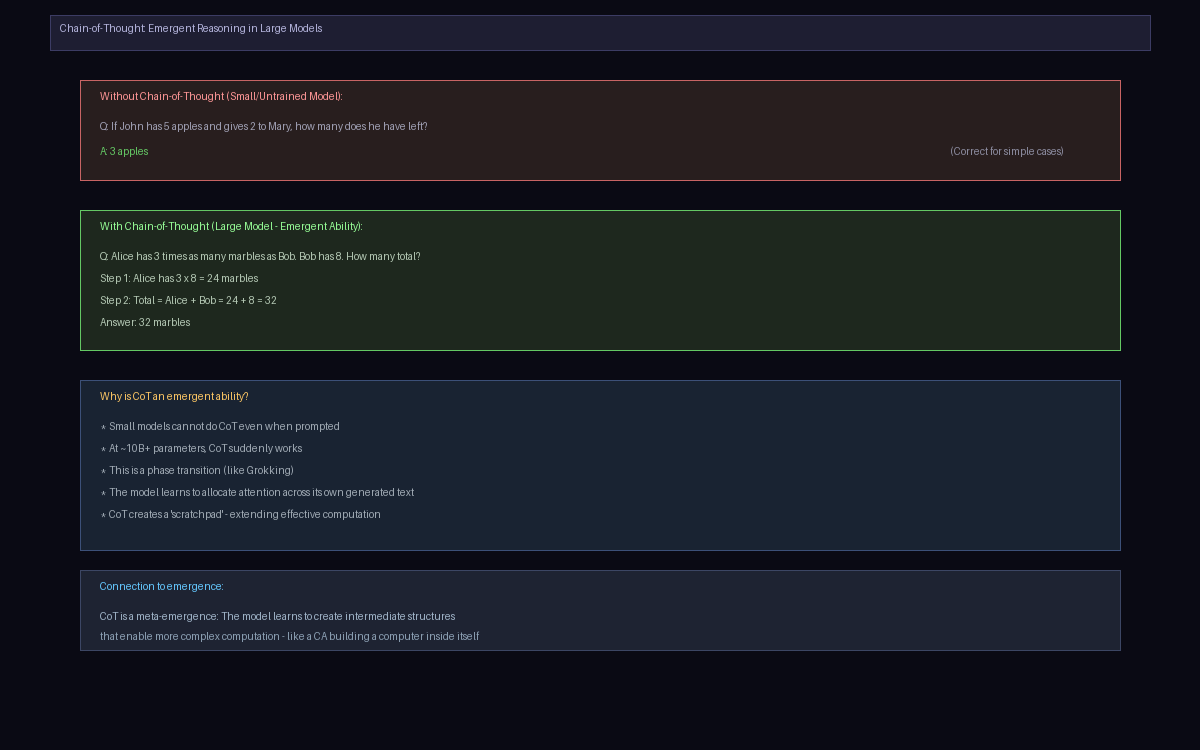

Python code for this plot:
import numpy as np
from PIL import Image, ImageDraw
import os

OUT_DIR = os.path.dirname(os.path.abspath(__file__))

def render_cot_emergence():
    W, H = 1200, 750
    img = Image.new("RGB", (W, H), (10, 10, 20))
    draw = ImageDraw.Draw(img)
    
    draw.rectangle([(50, 15), (W-50, 50)], fill=(30, 30, 50), outline=(60, 60, 100))
    draw.text((60, 22), "Chain-of-Thought: Emergent Reasoning in Large Models", fill=(180, 180, 220))
    
    # Before CoT (direct answer)
    y = 80
    draw.rectangle([(80, y), (W-80, y+100)], fill=(40, 30, 30), outline=(200, 100, 100), width=1)
    draw.text((100, y+10), "Without Chain-of-Thought (Small/Untrained Model):", fill=(255, 150, 150))
    draw.text((100, y+40), "Q: If John has 5 apples and gives 2 to Mary, how many does he have left?", fill=(160, 160, 180))
    draw.text((100, y+65), "A: 3 apples", fill=(100, 200, 100))
    draw.text((W-250, y+65), "(Correct for simple cases)", fill=(140, 140, 160))
    
    # With CoT (step by step)
    y2 = 210
    draw.rectangle([(80, y2), (W-80, y2+140)], fill=(30, 40, 30), outline=(100, 200, 100), width=1)
    draw.text((100, y2+10), "With Chain-of-Thought (Large Model - Emergent Ability):", fill=(150, 255, 150))
    
    cot_steps = [
        "Q: Alice has 3 times as many marbles as Bob. Bob has 8. How many total?",
        "Step 1: Alice has 3 x 8 = 24 marbles",
        "Step 2: Total = Alice + Bob = 24 + 8 = 32",
        "Answer: 32 marbles",
    ]
    
    for i, step in enumerate(cot_steps):
        draw.text((100, y2+40+i*22), step, fill=(180, 200, 180))
    
    # Key insight about emergence
    y3 = 380
    draw.rectangle([(80, y3), (W-80, y3+170)], fill=(25, 35, 50), outline=(60, 80, 120))
    draw.text((100, y3+10), "Why is CoT an emergent ability?", fill=(255, 200, 100))
    
    cot_reasons = [
        "Small models cannot do CoT even when prompted",
        "At ~10B+ parameters, CoT suddenly works",
        "This is a phase transition (like Grokking)",
        "The model learns to allocate attention across its own generated text",
        "CoT creates a 'scratchpad' - extending effective computation",
    ]
    for i, reason in enumerate(cot_reasons):
        draw.text((100, y3+40+i*22), f"* {reason}", fill=(160, 170, 180))
    
    # Bottom
    draw.rectangle([(80, 570), (W-80, 650)], fill=(30, 35, 50), outline=(60, 70, 100))
    draw.text((100, 580), "Connection to emergence:", fill=(100, 200, 255))
    draw.text((100, 610), "CoT is a meta-emergence: The model learns to create intermediate structures", fill=(160, 180, 200))
    draw.text((100, 630), "that enable more complex computation - like a CA building a computer inside itself", fill=(140, 160, 180))
    
    img.save(os.path.join(OUT_DIR, "chain_of_thought.png"))
    print("OK")

render_cot_emergence()
